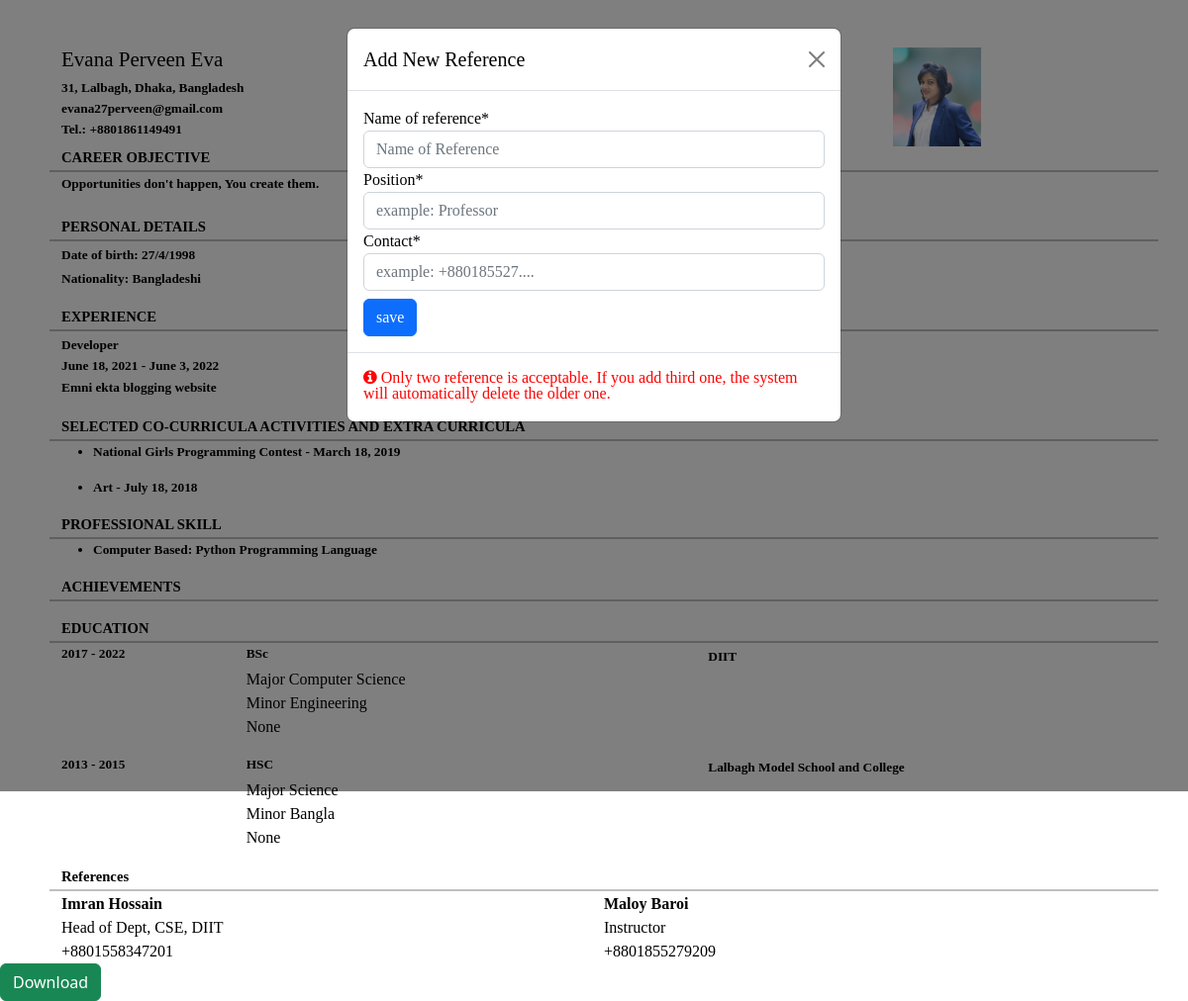
The page /auth/cv-open/ (signed in) on the database its author committed.
### App_auth/models.py (models this page shows, shortened)
class Profile_main(models.Model):
    user = models.OneToOneField(CustomUser, on_delete=models.CASCADE, related_name='user_main_profile')
    career_objective = models.TextField(default="Opportunities don't happen, You create them. ")
    fullName = models.CharField(max_length=100)
    phone_number = models.CharField(validators=[phone_regex], max_length=14)
    ID_card = models.ImageField(upload_to='id_card/')
    profile_picture = models.ImageField(upload_to='user_profile_picture/')
    Date_of_Birth = models.DateField(default='2000-01-01')
    gender = models.CharField(choices=gender, max_length=10)
    house_no = models.CharField(max_length=10)
    area = models.CharField(max_length=100)
    city = models.CharField(max_length=100)
    zipcode = models.PositiveIntegerField(default=1200)

class CustomUser(AbstractBaseUser, PermissionsMixin):
    email = models.EmailField(unique=True, null=False)
    is_staff = models.BooleanField(gettext_lazy('staff status'), default=False,
                                   help_text=gettext_lazy('Designates whether the user can log in this site'))
    is_active = models.BooleanField(
        gettext_lazy('active'),
        default=True,
        help_text=gettext_lazy('Designates whether this user should be treated as active')
    )
    USERNAME_FIELD = 'email'
    objects = MyUserManager()
    def __str__(self):
        return self.email

class ExperiencesModel(models.Model):
    user = models.ForeignKey(CustomUser, on_delete=models.CASCADE, related_name='user_experiences')
    position = models.CharField(max_length=100)
    starting_year = models.DateField(default='2000-01-01')
    leaving_year = models.DateField(default='2000-01-01', blank=True, null=True)
    location = models.CharField(max_length=200)
    Company = models.CharField(max_length=100)
    description = models.TextField()

class Co_curricular_Activities_Model(models.Model):
    user = models.ForeignKey(CustomUser, on_delete=models.CASCADE, related_name='user_co_curricular')
    topic = models.CharField(max_length=254)
    perform_time = models.DateField(default='2000-01-01')

class Extra_curricular_Activities_Model(models.Model):
    user = models.ForeignKey(CustomUser, on_delete=models.CASCADE, related_name='user_extra_curricular')
    topic = models.CharField(max_length=254)
    perform_time = models.DateField(default='2000-01-01')

class SkillListModel(models.Model):
    user = models.ForeignKey(CustomUser, on_delete=models.CASCADE, related_name='user_skill_list')
    title = models.CharField(max_length=100)
    category = models.ForeignKey(SkillCategoryModel, on_delete=models.DO_NOTHING, blank=True)

class SkillCategoryModel(models.Model):
    categoryName = models.CharField(max_length=100)
    def __str__(self):
        return f"{self.categoryName}"

class EducationModel(models.Model):
    user = models.ForeignKey(CustomUser, on_delete=models.CASCADE, related_name='user_education')
    level_of_education = models.CharField(max_length=200)
    starting_year = models.DateField(default='2000-01-01')
    passing_year = models.DateField(default='2000-01-01', blank=True, null=True)
    active = models.BooleanField(default=False)
    major_subjects = models.CharField(max_length=255)
    minor_subjects = models.CharField(max_length=255, blank=True, null=True)
    CGPA = models.CharField(max_length=5, blank=True, null=True)
    institution = models.CharField(max_length=200)

class ReferencesModel(models.Model):
    user = models.ForeignKey(CustomUser, on_delete=models.DO_NOTHING, related_name='user_references')
    name_of_reference = models.CharField(max_length=100)
    position = models.CharField(max_length=100)
    contact = models.CharField(validators=[phone_regex], max_length=14)
    created = models.DateField(auto_now=True)

### App_auth/views.py (the view)
# urls.py: path('cv-open/', cv_generate, name='cv-open'),
def cv_generate(request):
    profile = Profile_main.objects.get(user=request.user)
    extra_curriculars = Extra_curricular_Activities_Model.objects.filter(user=request.user)
    co_curriculars = Co_curricular_Activities_Model.objects.filter(user=request.user)
    educations = EducationModel.objects.filter(user=request.user)
    experiences = ExperiencesModel.objects.filter(user=request.user)
    skills = SkillListModel.objects.filter(user=request.user)
    achievements = AchievementModel.objects.filter(user=request.user)
    references = ReferencesModel.objects.filter(user=request.user).order_by('-created')[:2]
    referenceModalForm = ReferencesModelForm()
    content = {
        'profile': profile,
        'extra_curricular': extra_curriculars,
        'co_curricular': co_curriculars,
        'educations': educations,
        'skills': skills,
        'experiences': experiences,
        'achievements': achievements,
        'references': references,
        'form': referenceModalForm,
    }
    return render(request, 'App_auth/CV.html', context=content)

### App_auth/forms.py
class ReferencesModelForm(forms.ModelForm):
    name_of_reference = forms.CharField(widget=forms.TextInput(attrs={'placeholder': 'Name of Reference'}))
    position = forms.CharField(widget=forms.TextInput(attrs={'placeholder': 'example: Professor'}))
    contact = forms.CharField(widget=forms.TextInput(attrs={'placeholder': 'example: +880185527....'}))
    class Meta:
        model = ReferencesModel
        exclude = ['user', 'created']

### templates/App_auth/CV.html (shortened to what this page needs)
{% load crispy_forms_filters %}
<!DOCTYPE html>
<html lang="en">
<head>
    <link href="https://cdn.jsdelivr.net/npm/bootstrap@5.2.0-beta1/dist/css/bootstrap.min.css" rel="stylesheet"
>
    <link rel="stylesheet" href="https://cdnjs.cloudflare.com/ajax/libs/font-awesome/4.7.0/css/font-awesome.min.css">
</head>
<body onload="modalOpenerFunction()">
<div id="cv-container">
    <div class="container mt-5">
        <div class="row all-row" style="display: flex">
            <div class="col-md-9 col-sm-6">
                <h4 id="name">{{ profile.fullName }}</h4>
                <h6 style="margin-bottom: 0;"
                    class="inner-text">{{ profile.house_no }}, {{ profile.area }}, {{ profile.city }},
                    Bangladesh</h6>
                <a href="" class="inner-text">{{ profile.user }}</a>
                <p class="inner-text">Tel.: {{ profile.phone_number }}</p>
            </div>
            <div class="col-md-3 col-sm-6">
                <img src="{{ profile.profile_picture.url }}" alt="{{ profile.fullName }}" height="100">
            </div>
        </div>
        <div class="row all-row">
            <p class="sub-heads">CAREER OBJECTIVE</p>
            <p class="inner-text" style="margin-top: 0; margin-bottom: 6px;">
                {{ profile.career_objective }}
            </p>
        </div>
        <div class="row all-row">
            <p class="sub-heads">PERSONAL DETAILS</p>
            <div style="margin-top: -15px;">
                <span class="inner-text">Date of birth:
                    {{ profile.Date_of_Birth.day }}/{{ profile.Date_of_Birth.month }}/{{ profile.Date_of_Birth.year }}
                </span> <br>
                <span class="inner-text">
                    Nationality: Bangladeshi
                </span>
            </div>
        </div>
        <div class="row all-row">
            <p class="sub-heads">EXPERIENCE</p>
            {% for experience in experiences %}
                <div style="margin-top: -15px;">
                    <b class="inner-text">
                        {{ experience.position }}
                    </b> <br>
                    <div class="row">
                        <div class="col-md-4 ">
                            <p class="inner-text">{{ experience.starting_year }} - {{ experience.leaving_year }}</p>
                        </div>
                        <div class="col-md-4 ">
                            <p class="inner-text">{{ experience.Company }}</p>
                        </div>
                        <div class="col-md-4 ">
                            <p class="inner-text">
                            </p>
                        </div>
                    </div>
                    <div class="row">
                        <article class="inner-text">{{ experience.description }}</article>
                    </div>
                </div>
            {% endfor %}
        </div>
        <div class="row all-row">
            <p class="sub-heads">SELECTED CO-CURRICULA ACTIVITIES AND EXTRA CURRICULA</p>
            <hr style="border: 1px solid black; color: black">
            <div style="margin-top: -15px;">
                {% for coc in co_curricular %}
                    <ul>
                        <li CLASS="inner-text">{{ coc.topic }} - {{ coc.perform_time }}</li>
                    </ul>
                {% endfor %}
                {% for extra in extra_curricular %}
                    <ul>
                        <li CLASS="inner-text">{{ extra.topic }} - {{ extra.perform_time }}</li>
                    </ul>
                {% endfor %}
            </div>
        </div>
        <div class="row all-row">
            <p class="sub-heads">PROFESSIONAL SKILL </p>
            <hr style="border: 1px solid black; color: black">
            <div style="margin-top: -15px;">
                {% for skill in skills %}
                    <ul>
                        <li CLASS="inner-text">{{ skill.category }}: {{ skill.title }}</li>
                    </ul>
                {% endfor %}
            </div>
        </div>
        <div class="row all-row">
            <p class="sub-heads">ACHIEVEMENTS </p>
            <hr style="border: 1px solid black; color: black">
            <div style="margin-top: -15px;">
            </div>
        </div>
        <div class="row all-row">
            <p class="sub-heads">EDUCATION </p>
            <hr style="border: 1px solid black; color: black">
            <div style="margin-top: -15px;">
                {% for educ in educations %}
                    <div class="row">
                        <div class="col-md-2">
                            <p class="inner-text">
                                {{ educ.starting_year.year }} - {{ educ.passing_year.year }}
                            </p>
                        </div>
                        <div class="col-md-5">
                            <p class="inner-text">{{ educ.level_of_education }}</p>
                        </div>
                        <div class="col-md-5">
                            <span class="inner-text">{{ educ.institution }}</span>
                        </div>
                    </div>
                    <div class="row">
                        <div class="col-md-2"></div>
                        <div class="col-md-5">
                            <p>Major {{ educ.major_subjects }}<br>Minor {{ educ.minor_subjects }} <br>{{ educ.CGPA }}
                            </p>
                        </div>
                        <div class="col-md-5"></div>
                    </div>
                {% endfor %}
            </div>
        </div>
        <div class="row all-row">
            <p class="sub-heads">References </p>
            <hr style="border: 1px solid black; color: black">
        <div class="row">
            {% for reference in references %}
                <div class="col-md-6" style="margin-top: -15px;">
                <b>{{ reference.name_of_reference }}</b> <br>
                <span>{{ reference.position }}</span> <br>
                <span>{{ reference.contact }}</span>
                </div>
            {% endfor %}
        </div>
        </div>
    </div>
</div>
<div class="modal fade" id="referenceModal" tabindex="-1" aria-labelledby="exampleModalLabel" aria-hidden="true">
    <div class="modal-dialog">
        <div class="modal-content">
            <div class="modal-header">
                <h5 class="modal-title" id="exampleModalLabel">Add New Reference</h5>
                <button type="button" class="btn-close" data-bs-dismiss="modal" aria-label="Close"></button>
            </div>
            <div class="modal-body">
                <form method="post" action="{% url 'App_auth:add-reference' %}">
                    <fieldset class="form-group">
                        {{ form|crispy }}
                    </fieldset>
                    <div class="form-group">
                        <button class="btn btn-primary mt-2" type="submit">
                            save
                        </button>
                    </div>
                </form>
            </div>
            <div class="modal-footer">
                <article>
                    <i class="fa fa-info-circle" style="color: red">
                        Only two reference is acceptable. If you add third one, the system
                        will automatically delete the older one.
                    </i>
                </article>
            </div>
        </div>
    </div>
</div>
<button class="btn btn-success" onclick="window.location.href='{% url "App_auth:create-cv-pdf" %}'">Download</button>
</body>
</html>

### templates/App_auth/CV.html (style rules this page uses)
* { font-family: 'Times New Roman', serif; color: black; }
.all-row { display: flex; padding-left: 20px; }
#name { font-size: 21px; }
.sub-heads { color: black; font-family: "Times New Roman", serif; font-style: normal; font-weight: bold; text-decoration: none; font-size: 11pt; margin-bottom: 2px; }
.inner-text { color: black; font-family: "Times New Roman", serif; font-style: normal; font-weight: bold; text-decoration: none; font-size: 10pt; margin-bottom: 2px; }

### rows shown on the page
Profile_main: fullName "Evana Perveen Eva", house_no "31", area "Lalbagh", city "Dhaka", user "evana27perveen@gmail.com", phone_number "+8801861149491", profile_picture (picture), career_objective "Opportunities don't happen, You create them.", Date_of_Birth.day "27", Date_of_Birth.month "4", Date_of_Birth.year "1998"
ExperiencesModel: position "Developer", starting_year "June 18, 2021", leaving_year "June 3, 2022", description "Emni ekta blogging website"
Co_curricular_Activities_Model: topic "National Girls Programming Contest", perform_time "March 18, 2019"
Extra_curricular_Activities_Model: topic "Art", perform_time "July 18, 2018"
SkillListModel: category "Computer Based", title "Python Programming Language"
EducationModel: starting_year.year "2017", passing_year.year "2022", level_of_education "BSc", institution "DIIT", major_subjects "Computer Science", minor_subjects "Engineering", CGPA "None"
EducationModel: starting_year.year "2013", passing_year.year "2015", level_of_education "HSC", institution "Lalbagh Model School and College", major_subjects "Science", minor_subjects "Bangla", CGPA "None"
ReferencesModel: name_of_reference "Imran Hossain", position "Head of Dept, CSE, DIIT", contact "+8801558347201"
ReferencesModel: name_of_reference "Maloy Baroi", position "Instructor", contact "+8801855279209"
